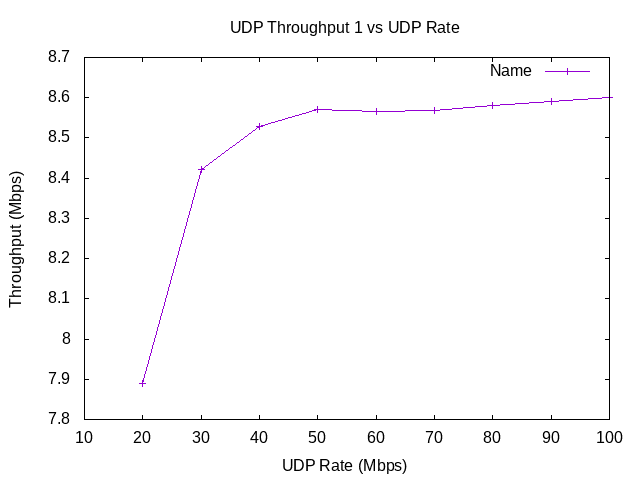

Write gnuplot code to recreate this figure.
set terminal png
set output "graph5.png"
set title "UDP Throughput 1 vs UDP Rate"
set xlabel "UDP Rate (Mbps)"
set ylabel "Throughput (Mbps)"

set xrange [10:100]
plot "-"  title "Name" with linespoints
20 7.88853
30 8.42137
40 8.52897
50 8.57061
60 8.5664
70 8.56936
80 8.58048
90 8.59113
100 8.60025
e
